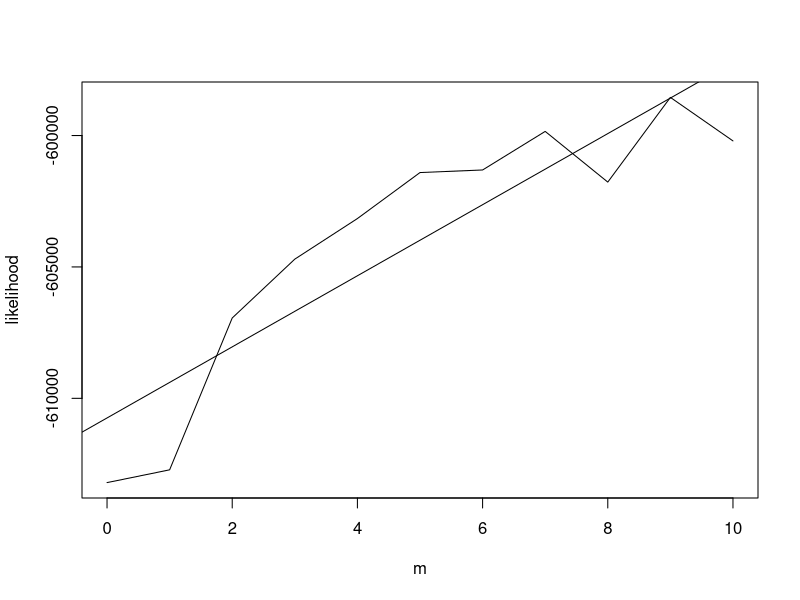
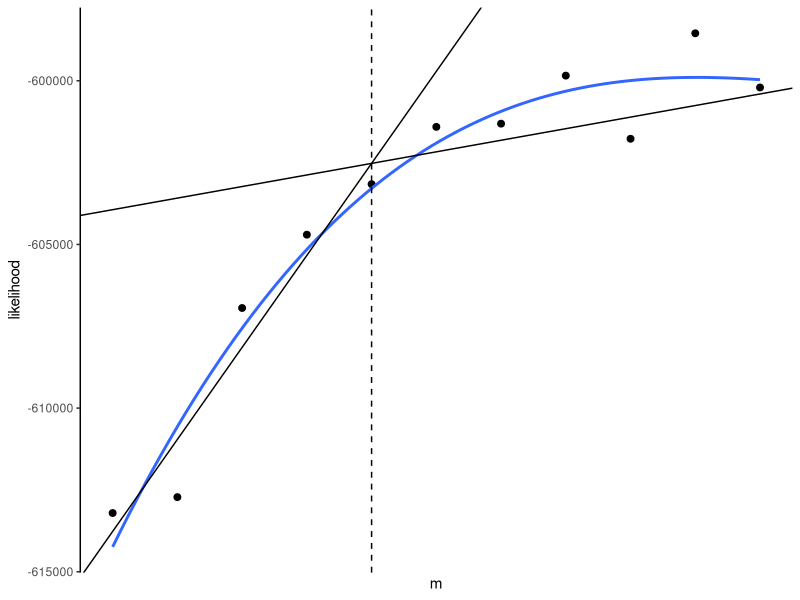

Write R code to recreate these figures, in order.
##script adapted from Jorge Doña (University of Illinois Champaign-Urbana)

knitr::opts_chunk$set(echo = TRUE)
require("readxl")
require("ggplot2")
require("segmented")
require("knitr")

#likelihoods pulled from phylonet output log-files

likelihood<-c(-613205.7546, -612719.7746, -606942.4648, -604702.3631, -603158.9451158985, -601408.9604, -601310.8391, -599843.1398, -601772.1617, -598549.8285,-600205.1753)
m<-0:10

data<-data.frame(cbind(m,likelihood))
plot(m,likelihood, type = 'l')

# Fit a linear model
my.lm <- lm(likelihood ~ m, data = data)
summary(my.lm)
abline(my.lm)

# Fit a segmented linear model
my.seg <- segmented(my.lm, seg.Z = ~ m)

# Output the summary of the segmented model
summary(my.seg)

# Extract breakpoints and slopes
my.seg$psi

my.slopes <- coef(my.seg)

# Compute coefficients for the lines
b0 <- coef(my.seg)[[1]]
b1 <- coef(my.seg)[[2]]
c1 <- coef(my.seg)[[2]] + coef(my.seg)[[3]]
break1 <- round(my.seg$psi[, 2])
c0 <- b0 + b1 * break1 - c1 * break1
d1 <- coef(my.seg)[[4]] + c1
break_point <- round(my.seg$psi[, 2])

ggplot(data, aes(x = m, y = likelihood)) + 
  geom_point(size=2) + theme_classic() +
  scale_x_continuous(labels=as.character(data$number_of_max_reticulations), breaks=data$number_of_max_reticulations) +
  geom_smooth(method = lm, formula = y ~ splines::bs(x, 3), se = FALSE) +
  geom_vline(xintercept=break_point, linetype='dashed') +
  geom_abline(intercept = b0, slope = b1, aes(colour = "first part"), show.legend = TRUE) +
  geom_abline(intercept = c0, slope = c1, aes(colour = "second part"), show.legend = TRUE)
